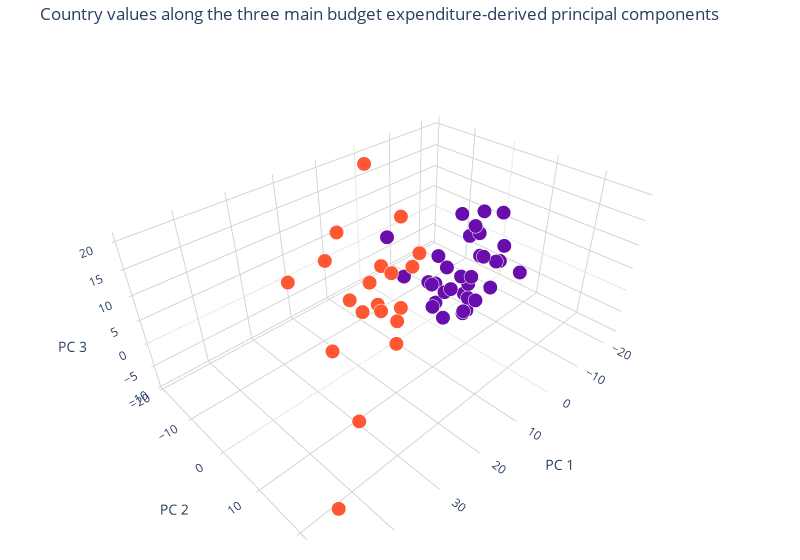

The cell this chart's notebook holds for it:
### Markdown cell above
PC 1 has a wider range of values than PC 2. Although the the two assigned clusters do not form clearly separated dot clouds, they seeem to be cut off along the PC 1 axis. Thus, both k-meanns clustering and PCA reduced complexity in a similar way. When taking a look at how countries lay along PC 1, we can be reminded of what some development indicators would reveal: on one end we have a bunch of Western European countries and Japan, on the other end we have some African Sub-Saharan countries, and towards the middle we have a melting pot of countries straddling Eastern Europe, Latin America, the Middle East, Asia and the Pacific Islands. A pattern is more difficult to pick up for PC 2, with more crowding and some developed and in development countries both at the low range of the spectrum, like for instance Israel and Yemen.

Because we already have the data, let's add a third dimension for our visualization, corresponding to our third PC in terms of explained variance.

### Code cell
#create a trace for each cluster
trace_list = []
for cluster, color in zip(sorted(pca_df['cluster'].unique()), cluster_palette):
    cluster_data = pca_df[pca_df['cluster'] == cluster]
    
    #create hover text with country names and PCA scores
    hover_text = [f'{country}<br>PC1: {pc1:.2f}<br>PC2: {pc2:.2f}<br>PC3: {pc3:.2f}' 
                  for country, pc1, pc2, pc3 in zip(cluster_data['country'], cluster_data['PC1'], cluster_data['PC2'], cluster_data['PC3'])]
    
    trace = go.Scatter3d(
        x=cluster_data['PC1'],
        y=cluster_data['PC2'],
        z=cluster_data['PC3'],
        mode='markers',
        hoverinfo='skip',  # Skip default hover info
        text=hover_text,
        hovertemplate='%{text}<extra></extra>',  # Use the hover text without extra info
        marker=dict(size=5, color=color, line=dict(color='white', width=0.5)),
        showlegend=False
    )
    trace_list.append(trace)

#create the figure
fig = go.Figure(data=trace_list, layout=mylayout)

#customize layout
fig.update_layout(
    width=plot_size_shortwidth,
    title='Country values along the three main budget expenditure-derived principal components',
    margin=dict(l=20, r=20, t=40, b=20),
    scene=dict(
        xaxis=dict(title='PC 1', showspikes=True, spikethickness=2, spikecolor="black",
                   backgroundcolor='white', gridcolor='lightgrey', range=[-25, None]),
        yaxis=dict(title='PC 2', showspikes=True, spikethickness=2, spikecolor="black",
                   backgroundcolor='white', gridcolor='lightgrey'),
        zaxis=dict(title='PC 3', showspikes=True, spikethickness=2, spikecolor="black",
                   backgroundcolor='white', gridcolor='lightgrey')
    )
)

fig.show()

### Figure 1 — Plotly figure (JSON) as saved in the notebook; plotly's stock layout.template omitted (floating-point values rounded to 4 significant figures)
{"data": [{"hoverinfo": "skip", "hovertemplate": "%{text}<extra></extra>", "marker": {"color": "#FF5733", "line": {"color": "white", "width": 0.5}, "size": 5}, "mode": "markers", "showlegend": false, "text": ["Bangladesh<br>PC1: 14.32<br>PC2: -4.48<br>PC3: -2.90", "Eswatini<br>PC1: 6.44<br>PC2: -8.41<br>PC3: -7.19", "Fiji<br>PC1: 7.73<br>PC2: -1.57<br>PC3: -6.99", "Guatemala<br>PC1: 13.60<br>PC2: 2.73<br>PC3: 8.98", "India<br>PC1: 11.82<br>PC2: -18.15<br>PC3: 1.30", "Iran<br>PC1: 3.26<br>PC2: -14.49<br>PC3: 20.63", "Kazakhstan<br>PC1: 4.30<br>PC2: -13.02<br>PC3: -4.99", "Kyrgyzstan<br>PC1: 13.29<br>PC2: -9.31<br>PC3: -3.14", "Malaysia<br>PC1: 7.67<br>PC2: -6.21<br>PC3: -7.05", "Mongolia<br>PC1: 14.18<br>PC2: 4.45<br>PC3: -5.45", "Russia<br>PC1: 7.24<br>PC2: 1.91<br>PC3: 7.13", "Senegal<br>PC1: 24.93<br>PC2: -1.29<br>PC3: -4.49", "Seychelles<br>PC1: 12.92<br>PC2: 8.59<br>PC3: 15.28", "Sri Lanka<br>PC1: 3.03<br>PC2: -5.04<br>PC3: 13.11", "Switzerland<br>PC1: 12.25<br>PC2: -13.22<br>PC3: 10.00", "Tanzania<br>PC1: 33.96<br>PC2: 15.54<br>PC3: -2.80", "Thailand<br>PC1: 3.18<br>PC2: -4.89<br>PC3: -7.79", "Ukraine<br>PC1: 1.23<br>PC2: -12.56<br>PC3: -2.00", "Yemen<br>PC1: 20.71<br>PC2: -19.27<br>PC3: -0.36", "Zambia<br>PC1: 48.43<br>PC2: 27.48<br>PC3: 1.56"], "type": "scatter3d", "x": [14.32, 6.439, 7.733, 13.6, 11.82, 3.264, 4.3, 13.29, 7.667, 14.18, 7.244, 24.93, 12.92, 3.027, 12.25, 33.96, 3.181, 1.225, 20.71, 48.43], "y": [-4.479, -8.41, -1.568, 2.726, -18.15, -14.49, -13.02, -9.311, -6.205, 4.45, 1.905, -1.29, 8.588, -5.035, -13.22, 15.54, -4.887, -12.56, -19.27, 27.48], "z": [-2.901, -7.194, -6.989, 8.983, 1.3, 20.63, -4.986, -3.143, -7.047, -5.446, 7.132, -4.493, 15.28, 13.11, 10.0, -2.799, -7.788, -2.005, -0.3581, 1.563]}, {"hoverinfo": "skip", "hovertemplate": "%{text}<extra></extra>", "marker": {"color": "#6A0DAD", "line": {"color": "white", "width": 0.5}, "size": 5}, "mode": "markers", "showlegend": false, "text": ["Australia<br>PC1: -11.57<br>PC2: 0.50<br>PC3: 5.56", "Austria<br>PC1: -12.84<br>PC2: 5.82<br>PC3: -5.00", "Belgium<br>PC1: -8.16<br>PC2: 1.56<br>PC3: -2.16", "Bulgaria<br>PC1: -4.28<br>PC2: 0.50<br>PC3: -4.72", "Chile<br>PC1: -1.73<br>PC2: -8.66<br>PC3: -4.11", "Croatia<br>PC1: -5.42<br>PC2: 4.64<br>PC3: -8.46", "Cyprus<br>PC1: -4.96<br>PC2: -2.37<br>PC3: -9.18", "Czechia<br>PC1: -8.42<br>PC2: 3.48<br>PC3: -6.65", "Denmark<br>PC1: -15.01<br>PC2: 5.64<br>PC3: 11.46", "Estonia<br>PC1: -4.27<br>PC2: -2.97<br>PC3: -4.62", "Finland<br>PC1: -5.78<br>PC2: 5.86<br>PC3: 12.11", "France<br>PC1: -12.13<br>PC2: 3.92<br>PC3: 1.94", "Germany<br>PC1: -14.11<br>PC2: 7.24<br>PC3: 5.08", "Greece<br>PC1: 1.61<br>PC2: 2.34<br>PC3: -4.47", "Hungary<br>PC1: 3.93<br>PC2: 6.99<br>PC3: -3.39", "Iceland<br>PC1: -4.40<br>PC2: 6.82<br>PC3: 1.98", "Ireland<br>PC1: -17.16<br>PC2: 3.73<br>PC3: -1.46", "Israel<br>PC1: -2.43<br>PC2: -14.32<br>PC3: 2.74", "Italy<br>PC1: -9.22<br>PC2: 4.90<br>PC3: -6.94", "Japan<br>PC1: -14.73<br>PC2: 11.17<br>PC3: 0.39", "Latvia<br>PC1: -3.71<br>PC2: -3.49<br>PC3: -3.91", "Lithuania<br>PC1: -10.56<br>PC2: -4.19<br>PC3: -3.67", "Luxembourg<br>PC1: 0.95<br>PC2: 2.77<br>PC3: 7.11", "Malta<br>PC1: -13.31<br>PC2: 2.21<br>PC3: 0.93", "Netherlands<br>PC1: -11.99<br>PC2: 3.23<br>PC3: 11.92", "Norway<br>PC1: -9.87<br>PC2: 4.05<br>PC3: 8.27", "Poland<br>PC1: -3.69<br>PC2: -1.53<br>PC3: -3.30", "Portugal<br>PC1: -7.31<br>PC2: 4.18<br>PC3: -8.89", "Romania<br>PC1: -3.49<br>PC2: 2.70<br>PC3: -2.50", "Slovakia<br>PC1: -2.91<br>PC2: 6.62<br>PC3: -5.60", "Slovenia<br>PC1: -8.89<br>PC2: 2.03<br>PC3: -6.51", "South Korea<br>PC1: -1.34<br>PC2: -0.51<br>PC3: -1.96", "Spain<br>PC1: -8.68<br>PC2: 3.12<br>PC3: -3.49", "Sweden<br>PC1: -9.10<br>PC2: 0.08<br>PC3: 11.22", "United Kingdom<br>PC1: -19.50<br>PC2: 3.15<br>PC3: -2.58"], "type": "scatter3d", "x": [-11.57, -12.84, -8.157, -4.283, -1.733, -5.421, -4.956, -8.42, -15.01, -4.269, -5.782, -12.13, -14.11, 1.606, 3.934, -4.404, -17.16, -2.434, -9.216, -14.73, -3.714, -10.56, 0.951, -13.31, -11.99, -9.868, -3.687, -7.313, -3.488, -2.908, -8.893, -1.339, -8.685, -9.103, -19.5], "y": [0.4996, 5.822, 1.558, 0.501, -8.658, 4.637, -2.375, 3.485, 5.638, -2.974, 5.861, 3.919, 7.239, 2.344, 6.993, 6.819, 3.733, -14.32, 4.903, 11.17, -3.488, -4.191, 2.77, 2.208, 3.226, 4.046, -1.533, 4.183, 2.697, 6.616, 2.031, -0.5072, 3.118, 0.07792, 3.155], "z": [5.561, -4.998, -2.159, -4.721, -4.113, -8.458, -9.18, -6.652, 11.46, -4.615, 12.11, 1.94, 5.082, -4.472, -3.387, 1.985, -1.46, 2.735, -6.944, 0.3941, -3.912, -3.672, 7.114, 0.9267, 11.92, 8.272, -3.297, -8.891, -2.497, -5.602, -6.509, -1.963, -3.491, 11.22, -2.584]}], "layout": {"font": {"size": 12}, "margin": {"b": 20, "l": 20, "r": 20, "t": 40}, "paper_bgcolor": "white", "plot_bgcolor": "white", "scene": {"xaxis": {"backgroundcolor": "white", "gridcolor": "lightgrey", "range": [-25, null], "showspikes": true, "spikecolor": "black", "spikethickness": 2, "title": {"text": "PC 1"}}, "yaxis": {"backgroundcolor": "white", "gridcolor": "lightgrey", "showspikes": true, "spikecolor": "black", "spikethickness": 2, "title": {"text": "PC 2"}}, "zaxis": {"backgroundcolor": "white", "gridcolor": "lightgrey", "showspikes": true, "spikecolor": "black", "spikethickness": 2, "title": {"text": "PC 3"}}}, "title": {"text": "Country values along the three main budget expenditure-derived principal components"}, "width": 800, "xaxis": {"gridcolor": "lightgrey", "linecolor": "black", "tickfont": {"size": 10}, "zeroline": true, "zerolinecolor": "lightgrey", "zerolinewidth": 1}, "yaxis": {"gridcolor": "lightgrey", "linecolor": "black", "tickfont": {"size": 10}, "zeroline": true, "zerolinecolor": "lightgrey", "zerolinewidth": 1}}}
